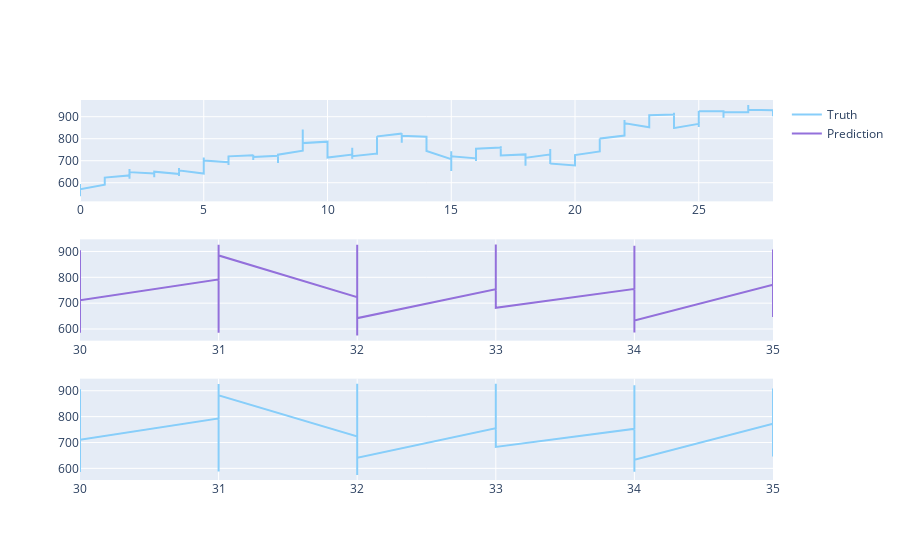

The notebook cell saved with this chart:
### Code cell
fig = make_subplots(rows=3, cols=1)
fig.add_trace(go.Scatter(x=temp.index // 15, y=df.Close,
                         name='Truth',
                         marker_color='LightSkyBlue'), row=1, col=1)


fig.add_trace(go.Scatter(x=(len(temp) // 15 + (temp.index // 15)),
                         y=y_pred,
                         name='Prediction',
                         marker_color='MediumPurple'), row=2, col=1)

fig.add_trace(go.Scatter(x=(len(temp) // 15 + (temp.index // 15)),
                         y=y_test,
                         name='Truth',
                         marker_color='LightSkyBlue',
                         showlegend=False), row=3, col=1)



fig.show()

### Figure 1 — Plotly figure (JSON) as saved in the notebook; plotly's stock layout.template omitted (floating-point values rounded to 4 significant figures; data arrays with more than 128 entries replaced by an {"elided": "..."} marker saying what was removed)
{"data": [{"marker": {"color": "LightSkyBlue"}, "name": "Truth", "type": "scatter", "x": {"elided": "460 int values"}, "xaxis": "x", "y": {"elided": "426 float values"}, "yaxis": "y"}, {"marker": {"color": "MediumPurple"}, "name": "Prediction", "type": "scatter", "x": {"elided": "460 int values"}, "xaxis": "x2", "y": [585.1, 738.2, 718.2, 748.5, 719.0, 905.1, 712.7, 708.1, 792.3, 897.8, 639.8, 638.3, 719.2, 708.3, 711.1, 791.7, 926.3, 636.2, 705.4, 860.8, 883.2, 736.4, 648.6, 595.5, 735.3, 881.1, 626.5, 585.8, 713.2, 884.8, 723.1, 636.6, 722.2, 742.6, 926.4, 649.7, 717.1, 742.5, 876.7, 635.6, 577.0, 574.3, 590.4, 914.0, 641.9, 753.8, 748.5, 694.5, 789.0, 749.9, 752.3, 770.5, 909.3, 836.6, 730.2, 743.4, 856.8, 927.4, 796.9, 682.1, 754.8, 704.9, 748.2, 596.8, 714.4, 735.9, 745.8, 922.0, 769.6, 710.4, 798.0, 707.5, 585.9, 771.6, 633.0, 771.7, 708.5, 894.2, 723.1, 867.1, 908.0, 782.7, 761.8, 895.6, 863.3, 646.6], "yaxis": "y2"}, {"marker": {"color": "LightSkyBlue"}, "name": "Truth", "showlegend": false, "type": "scatter", "x": {"elided": "460 int values"}, "xaxis": "x3", "y": [586.0, 739.3, 719.7, 751.2, 717.3, 906.2, 714.9, 708.1, 791.5, 899.9, 638.0, 636.5, 718.5, 710.8, 710.3, 792.8, 926.3, 634.7, 706.1, 858.1, 883.1, 736.6, 647.8, 596.6, 736.5, 878.9, 625.9, 588.2, 712.7, 882.2, 723.4, 635.9, 720.4, 743.4, 926.8, 649.6, 716.2, 745.8, 874.6, 635.0, 577.3, 574.6, 591.8, 914.8, 641.1, 755.4, 750.0, 693.4, 788.8, 747.6, 750.4, 771.6, 910.5, 835.0, 732.1, 746.0, 854.5, 927.2, 797.0, 682.8, 752.9, 703.4, 746.7, 594.1, 714.4, 736.5, 743.0, 921.3, 770.1, 709.3, 798.7, 706.6, 587.3, 771.8, 633.3, 773.0, 708.5, 891.9, 722.8, 864.2, 909.0, 781.3, 763.3, 894.9, 860.5, 645.6], "yaxis": "y3"}], "layout": {"xaxis": {"anchor": "y", "domain": [0, 1]}, "xaxis2": {"anchor": "y2", "domain": [0, 1]}, "xaxis3": {"anchor": "y3", "domain": [0, 1]}, "yaxis": {"anchor": "x", "domain": [0.7333, 1]}, "yaxis2": {"anchor": "x2", "domain": [0.3667, 0.6333]}, "yaxis3": {"anchor": "x3", "domain": [0, 0.2667]}}}
